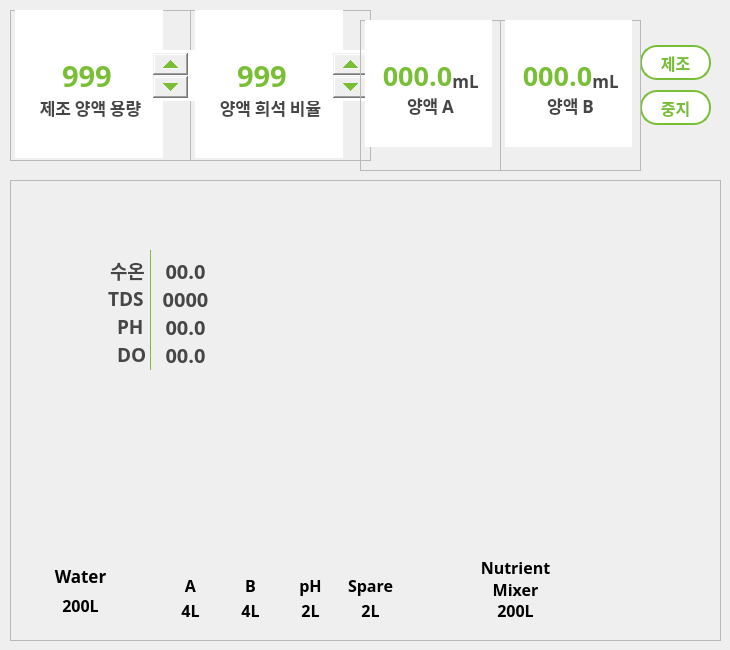
    <widget class="QWidget" name="page_9">
     <widget class="QPushButton" name="stop">
      <property name="geometry">
       <rect>
        <x>640</x>
        <y>90</y>
        <width>71</width>
        <height>35</height>
       </rect>
      </property>
      <property name="font">
       <font>
        <family>나눔고딕</family>
        <pointsize>12</pointsize>
        <weight>75</weight>
        <bold>true</bold>
       </font>
      </property>
      <property name="styleSheet">
       <string notr="true">QPushButton{border-radius : 17px;
border : 2px solid rgb(121,191,53);
color:rgb(121,191,53);
background-color:white;}
QPushButton:pressed{
border-radius : 17px;
border : 2px solid rgb(130,255,75);
border:transparent;
background-color:qlineargradient(spread:pad, x1:0.15, y1:0.15, x2:1, y2:1, stop:0 rgba(177, 220, 61, 255), stop:1 rgba(41, 191, 61, 247));
color:white;
}
</string>
      </property>
      <property name="text">
       <string>중지</string>
      </property>
      <property name="checkable">
       <bool>true</bool>
      </property>
     </widget>
     <widget class="QFrame" name="frame_3">
      <property name="geometry">
       <rect>
        <x>10</x>
        <y>180</y>
        <width>711</width>
        <height>461</height>
       </rect>
      </property>
      <property name="styleSheet">
       <string notr="true">background:url(:/img/resources/water.png)</string>
      </property>
      <property name="frameShape">
       <enum>QFrame::StyledPanel</enum>
      </property>
      <property name="frameShadow">
       <enum>QFrame::Raised</enum>
      </property>
      <widget class="QLabel" name="label_7">
       <property name="geometry">
        <rect>
         <x>60</x>
         <y>40</y>
         <width>200</width>
         <height>180</height>
        </rect>
       </property>
       <property name="styleSheet">
        <string notr="true">background:url(:/img/resources/balloon.png)</string>
       </property>
       <property name="text">
        <string/>
       </property>
      </widget>
      <widget class="QLabel" name="label_58">
       <property name="geometry">
        <rect>
         <x>100</x>
         <y>80</y>
         <width>41</width>
         <height>21</height>
        </rect>
       </property>
       <property name="font">
        <font>
         <family>나눔스퀘어 Bold</family>
         <pointsize>14</pointsize>
         <weight>75</weight>
         <bold>true</bold>
        </font>
       </property>
       <property name="styleSheet">
        <string notr="true">background:transparent;
color:rgb(70,70,70)</string>
       </property>
       <property name="text">
        <string>수온</string>
       </property>
       <property name="alignment">
        <set>Qt::AlignLeading|Qt::AlignLeft|Qt::AlignVCenter</set>
       </property>
      </widget>
      <widget class="QLabel" name="label_59">
       <property name="geometry">
        <rect>
         <x>98</x>
         <y>108</y>
         <width>41</width>
         <height>21</height>
        </rect>
       </property>
       <property name="font">
        <font>
         <family>나눔스퀘어 Bold</family>
         <pointsize>14</pointsize>
         <weight>75</weight>
         <bold>true</bold>
        </font>
       </property>
       <property name="styleSheet">
        <string notr="true">background:transparent;
color:rgb(70,70,70)</string>
       </property>
       <property name="text">
        <string>TDS</string>
       </property>
       <property name="alignment">
        <set>Qt::AlignLeading|Qt::AlignLeft|Qt::AlignVCenter</set>
       </property>
      </widget>
      <widget class="QLabel" name="label_60">
       <property name="geometry">
        <rect>
         <x>107</x>
         <y>136</y>
         <width>31</width>
         <height>21</height>
        </rect>
       </property>
       <property name="font">
        <font>
         <family>나눔스퀘어 Bold</family>
         <pointsize>14</pointsize>
         <weight>75</weight>
         <bold>true</bold>
        </font>
       </property>
       <property name="styleSheet">
        <string notr="true">background:transparent;
color:rgb(70,70,70)</string>
       </property>
       <property name="text">
        <string>PH</string>
       </property>
       <property name="alignment">
        <set>Qt::AlignLeading|Qt::AlignLeft|Qt::AlignVCenter</set>
       </property>
      </widget>
      <widget class="QLabel" name="label_61">
       <property name="geometry">
        <rect>
         <x>107</x>
         <y>164</y>
         <width>31</width>
         <height>21</height>
        </rect>
       </property>
       <property name="font">
        <font>
         <family>나눔스퀘어 Bold</family>
         <pointsize>14</pointsize>
         <weight>75</weight>
         <bold>true</bold>
        </font>
       </property>
       <property name="styleSheet">
        <string notr="true">background:transparent;
color:rgb(70,70,70)</string>
       </property>
       <property name="text">
        <string>DO</string>
       </property>
       <property name="alignment">
        <set>Qt::AlignLeading|Qt::AlignLeft|Qt::AlignVCenter</set>
       </property>
      </widget>
      <widget class="QLabel" name="label_8">
       <property name="geometry">
        <rect>
         <x>30</x>
         <y>380</y>
         <width>81</width>
         <height>31</height>
        </rect>
       </property>
       <property name="font">
        <font>
         <family>맑은 고딕</family>
         <pointsize>13</pointsize>
         <weight>75</weight>
         <bold>true</bold>
        </font>
       </property>
       <property name="layoutDirection">
        <enum>Qt::LeftToRight</enum>
       </property>
       <property name="text">
        <string>Water</string>
       </property>
       <property name="alignment">
        <set>Qt::AlignCenter</set>
       </property>
      </widget>
      <widget class="QLabel" name="label_9">
       <property name="geometry">
        <rect>
         <x>165</x>
         <y>390</y>
         <width>31</width>
         <height>31</height>
        </rect>
       </property>
       <property name="font">
        <font>
         <family>맑은 고딕</family>
         <pointsize>12</pointsize>
         <weight>75</weight>
         <bold>true</bold>
        </font>
       </property>
       <property name="layoutDirection">
        <enum>Qt::LeftToRight</enum>
       </property>
       <property name="text">
        <string>A</string>
       </property>
       <property name="alignment">
        <set>Qt::AlignCenter</set>
       </property>
      </widget>
      <widget class="QLabel" name="label_10">
       <property name="geometry">
        <rect>
         <x>225</x>
         <y>390</y>
         <width>31</width>
         <height>31</height>
        </rect>
       </property>
       <property name="font">
        <font>
         <family>맑은 고딕</family>
         <pointsize>12</pointsize>
         <weight>75</weight>
         <bold>true</bold>
        </font>
       </property>
       <property name="layoutDirection">
        <enum>Qt::LeftToRight</enum>
       </property>
       <property name="text">
        <string>B</string>
       </property>
       <property name="alignment">
        <set>Qt::AlignCenter</set>
       </property>
      </widget>
      <widget class="QLabel" name="label_11">
       <property name="geometry">
        <rect>
         <x>285</x>
         <y>390</y>
         <width>31</width>
         <height>31</height>
        </rect>
       </property>
       <property name="font">
        <font>
         <family>맑은 고딕</family>
         <pointsize>12</pointsize>
         <weight>75</weight>
         <bold>true</bold>
        </font>
       </property>
       <property name="layoutDirection">
        <enum>Qt::LeftToRight</enum>
       </property>
       <property name="text">
        <string>pH</string>
       </property>
       <property name="alignment">
        <set>Qt::AlignCenter</set>
       </property>
      </widget>
      <widget class="QLabel" name="label_12">
       <property name="geometry">
        <rect>
         <x>335</x>
         <y>390</y>
         <width>51</width>
         <height>31</height>
        </rect>
       </property>
       <property name="font">
        <font>
         <family>맑은 고딕</family>
         <pointsize>12</pointsize>
         <weight>75</weight>
         <bold>true</bold>
        </font>
       </property>
       <property name="layoutDirection">
        <enum>Qt::LeftToRight</enum>
       </property>
       <property name="text">
        <string>Spare</string>
       </property>
       <property name="alignment">
        <set>Qt::AlignCenter</set>
       </property>
      </widget>
      <widget class="QLabel" name="label_13">
       <property name="geometry">
        <rect>
         <x>445</x>
         <y>378</y>
         <width>121</width>
         <height>41</height>
        </rect>
       </property>
       <property name="font">
        <font>
         <family>맑은 고딕</family>
         <pointsize>12</pointsize>
         <weight>75</weight>
         <bold>true</bold>
        </font>
       </property>
       <property name="layoutDirection">
        <enum>Qt::LeftToRight</enum>
       </property>
       <property name="text">
        <string>Nutrient
Mixer</string>
       </property>
       <property name="alignment">
        <set>Qt::AlignCenter</set>
       </property>
      </widget>
      <widget class="QLabel" name="nut_temp">
       <property name="geometry">
        <rect>
         <x>140</x>
         <y>80</y>
         <width>71</width>
         <height>21</height>
        </rect>
       </property>
       <property name="font">
        <font>
         <family>나눔스퀘어 Bold</family>
         <pointsize>15</pointsize>
         <weight>75</weight>
         <bold>true</bold>
        </font>
       </property>
       <property name="styleSheet">
        <string notr="true">background:transparent;
color:rgb(70,70,70)</string>
       </property>
       <property name="text">
        <string>00.0</string>
       </property>
       <property name="alignment">
        <set>Qt::AlignCenter</set>
       </property>
      </widget>
      <widget class="QLabel" name="nut_tds">
       <property name="geometry">
        <rect>
         <x>140</x>
         <y>108</y>
         <width>71</width>
         <height>21</height>
        </rect>
       </property>
       <property name="font">
        <font>
         <family>나눔스퀘어 Bold</family>
         <pointsize>15</pointsize>
         <weight>75</weight>
         <bold>true</bold>
        </font>
       </property>
       <property name="styleSheet">
        <string notr="true">background:transparent;
color:rgb(70,70,70)</string>
       </property>
       <property name="text">
        <string>0000</string>
       </property>
       <property name="alignment">
        <set>Qt::AlignCenter</set>
       </property>
      </widget>
      <widget class="QLabel" name="nut_ph">
       <property name="geometry">
        <rect>
         <x>140</x>
         <y>136</y>
         <width>71</width>
         <height>21</height>
        </rect>
       </property>
       <property name="font">
        <font>
         <family>나눔스퀘어 Bold</family>
         <pointsize>15</pointsize>
         <weight>75</weight>
         <bold>true</bold>
        </font>
       </property>
       <property name="styleSheet">
        <string notr="true">background:transparent;
color:rgb(70,70,70)</string>
       </property>
       <property name="text">
        <string>00.0</string>
       </property>
       <property name="alignment">
        <set>Qt::AlignCenter</set>
       </property>
      </widget>
      <widget class="QLabel" name="nut_do">
       <property name="geometry">
        <rect>
         <x>140</x>
         <y>164</y>
         <width>71</width>
         <height>21</height>
        </rect>
       </property>
       <property name="font">
        <font>
         <family>나눔스퀘어 Bold</family>
         <pointsize>15</pointsize>
         <weight>75</weight>
         <bold>true</bold>
        </font>
       </property>
       <property name="styleSheet">
        <string notr="true">background:transparent;
color:rgb(70,70,70)</string>
       </property>
       <property name="text">
        <string>00.0</string>
       </property>
       <property name="alignment">
        <set>Qt::AlignCenter</set>
       </property>
      </widget>
      <widget class="Line" name="line_6">
       <property name="geometry">
        <rect>
         <x>140</x>
         <y>70</y>
         <width>1</width>
         <height>120</height>
        </rect>
       </property>
       <property name="styleSheet">
        <string notr="true">background-color:white;
border : 2px solid rgb(121,191,53)</string>
       </property>
       <property name="orientation">
        <enum>Qt::Vertical</enum>
       </property>
      </widget>
      <widget class="QLabel" name="label_14">
       <property name="geometry">
        <rect>
         <x>30</x>
         <y>410</y>
         <width>81</width>
         <height>31</height>
        </rect>
       </property>
       <property name="font">
        <font>
         <family>맑은 고딕</family>
         <pointsize>12</pointsize>
         <weight>75</weight>
         <bold>true</bold>
        </font>
       </property>
       <property name="layoutDirection">
        <enum>Qt::LeftToRight</enum>
       </property>
       <property name="text">
        <string>200L</string>
       </property>
       <property name="alignment">
        <set>Qt::AlignCenter</set>
       </property>
      </widget>
      <widget class="QLabel" name="label_15">
       <property name="geometry">
        <rect>
         <x>165</x>
         <y>420</y>
         <width>31</width>
         <height>21</height>
        </rect>
       </property>
       <property name="font">
        <font>
         <family>맑은 고딕</family>
         <pointsize>12</pointsize>
         <weight>75</weight>
         <bold>true</bold>
        </font>
       </property>
       <property name="layoutDirection">
        <enum>Qt::LeftToRight</enum>
       </property>
       <property name="text">
        <string>4L</string>
       </property>
       <property name="alignment">
        <set>Qt::AlignCenter</set>
       </property>
      </widget>
      <widget class="QLabel" name="label_16">
       <property name="geometry">
        <rect>
         <x>225</x>
         <y>420</y>
         <width>31</width>
         <height>21</height>
        </rect>
       </property>
       <property name="font">
        <font>
         <family>맑은 고딕</family>
         <pointsize>12</pointsize>
         <weight>75</weight>
         <bold>true</bold>
        </font>
       </property>
       <property name="layoutDirection">
        <enum>Qt::LeftToRight</enum>
       </property>
       <property name="text">
        <string>4L</string>
       </property>
       <property name="alignment">
        <set>Qt::AlignCenter</set>
       </property>
      </widget>
      <widget class="QLabel" name="label_17">
       <property name="geometry">
        <rect>
         <x>285</x>
         <y>420</y>
         <width>31</width>
         <height>21</height>
        </rect>
       </property>
       <property name="font">
        <font>
         <family>맑은 고딕</family>
         <pointsize>12</pointsize>
         <weight>75</weight>
         <bold>true</bold>
        </font>
       </property>
       <property name="layoutDirection">
        <enum>Qt::LeftToRight</enum>
       </property>
       <property name="text">
        <string>2L</string>
       </property>
       <property name="alignment">
        <set>Qt::AlignCenter</set>
       </property>
      </widget>
      <widget class="QLabel" name="label_18">
       <property name="geometry">
        <rect>
         <x>345</x>
         <y>420</y>
         <width>31</width>
         <height>21</height>
        </rect>
       </property>
       <property name="font">
        <font>
         <family>맑은 고딕</family>
         <pointsize>12</pointsize>
         <weight>75</weight>
         <bold>true</bold>
        </font>
       </property>
       <property name="layoutDirection">
        <enum>Qt::LeftToRight</enum>
       </property>
       <property name="text">
        <string>2L</string>
       </property>
       <property name="alignment">
        <set>Qt::AlignCenter</set>
       </property>
      </widget>
      <widget class="QLabel" name="label_21">
       <property name="geometry">
        <rect>
         <x>485</x>
         <y>420</y>
         <width>41</width>
         <height>21</height>
        </rect>
       </property>
       <property name="font">
        <font>
         <family>맑은 고딕</family>
         <pointsize>12</pointsize>
         <weight>75</weight>
         <bold>true</bold>
        </font>
       </property>
       <property name="layoutDirection">
        <enum>Qt::LeftToRight</enum>
       </property>
       <property name="text">
        <string>200L</string>
       </property>
       <property name="alignment">
        <set>Qt::AlignCenter</set>
       </property>
      </widget>
     </widget>
     <widget class="QPushButton" name="make">
      <property name="geometry">
       <rect>
        <x>640</x>
        <y>45</y>
        <width>71</width>
        <height>35</height>
       </rect>
      </property>
      <property name="font">
       <font>
        <family>나눔고딕</family>
        <pointsize>12</pointsize>
        <weight>75</weight>
        <bold>true</bold>
       </font>
      </property>
      <property name="styleSheet">
       <string notr="true">QPushButton{border-radius : 17px;
border : 2px solid rgb(121,191,53);
color:rgb(121,191,53);
background-color:white;}
QPushButton:pressed{
border-radius : 17px;
border : 2px solid rgb(130,255,75);
border:transparent;
background-color:qlineargradient(spread:pad, x1:0.15, y1:0.15, x2:1, y2:1, stop:0 rgba(177, 220, 61, 255), stop:1 rgba(41, 191, 61, 247));
color:white;
}
</string>
      </property>
      <property name="text">
       <string>제조</string>
      </property>
      <property name="checkable">
       <bool>true</bool>
      </property>
     </widget>
     <widget class="QFrame" name="frame_20">
      <property name="geometry">
       <rect>
        <x>10</x>
        <y>10</y>
        <width>181</width>
        <height>151</height>
       </rect>
      </property>
      <property name="frameShape">
       <enum>QFrame::StyledPanel</enum>
      </property>
      <property name="frameShadow">
       <enum>QFrame::Raised</enum>
      </property>
      <widget class="QGraphicsView" name="graphicsView_19">
       <property name="geometry">
        <rect>
         <x>5</x>
         <y>0</y>
         <width>148</width>
         <height>148</height>
        </rect>
       </property>
       <property name="styleSheet">
        <string notr="true">background:url(:/img/resources/green_o_big.png);
border:transparent</string>
       </property>
      </widget>
      <widget class="QLabel" name="label_56">
       <property name="geometry">
        <rect>
         <x>20</x>
         <y>87</y>
         <width>121</width>
         <height>21</height>
        </rect>
       </property>
       <property name="font">
        <font>
         <family>나눔스퀘어 Bold</family>
         <pointsize>13</pointsize>
         <weight>75</weight>
         <bold>true</bold>
        </font>
       </property>
       <property name="styleSheet">
        <string notr="true">background:transparent;
color:rgb(70,70,70)</string>
       </property>
       <property name="text">
        <string>제조 양액 용량</string>
       </property>
       <property name="alignment">
        <set>Qt::AlignCenter</set>
       </property>
      </widget>
      <widget class="QSpinBox" name="nut_vol">
       <property name="geometry">
        <rect>
         <x>10</x>
         <y>40</y>
         <width>171</width>
         <height>51</height>
        </rect>
       </property>
       <property name="font">
        <font>
         <family>나눔스퀘어 Bold</family>
         <pointsize>22</pointsize>
         <weight>75</weight>
         <bold>true</bold>
        </font>
       </property>
       <property name="styleSheet">
        <string notr="true">QSpinBox{
color:rgb(121,191,53);
selection-color : rgb(121,191,53);
selection-background-color : white;
}
QSpinBox::down-button {
color:rgb(121,191,53);
width: 35px;

}
QSpinBox::up-button {
color:rgb(121,191,53);
width: 35px;

}</string>
       </property>
       <property name="alignment">
        <set>Qt::AlignCenter</set>
       </property>
       <property name="maximum">
        <number>999</number>
       </property>
       <property name="value">
        <number>999</number>
       </property>
      </widget>
      <widget class="QLabel" name="label_62">
       <property name="geometry">
        <rect>
         <x>85</x>
         <y>50</y>
         <width>61</width>
         <height>41</height>
        </rect>
       </property>
       <property name="font">
        <font>
         <family>나눔스퀘어 Bold</family>
         <pointsize>14</pointsize>
         <weight>75</weight>
         <bold>true</bold>
        </font>
       </property>
       <property name="styleSheet">
        <string notr="true">background:transparent;
color:rgb(70,70,70)</string>
       </property>
       <property name="text">
        <string>L</string>
       </property>
       <property name="alignment">
        <set>Qt::AlignCenter</set>
       </property>
      </widget>
      <zorder>graphicsView_19</zorder>
      <zorder>label_56</zorder>
      <zorder>label_62</zorder>
      <zorder>nut_vol</zorder>
     </widget>
     <widget class="QFrame" name="frame_21">
      <property name="geometry">
       <rect>
        <x>190</x>
        <y>10</y>
        <width>181</width>
        <height>151</height>
       </rect>
      </property>
      <property name="frameShape">
       <enum>QFrame::StyledPanel</enum>
      </property>
      <property name="frameShadow">
       <enum>QFrame::Raised</enum>
      </property>
      <widget class="QGraphicsView" name="graphicsView_20">
       <property name="geometry">
        <rect>
         <x>5</x>
         <y>0</y>
         <width>148</width>
         <height>148</height>
        </rect>
       </property>
       <property name="styleSheet">
        <string notr="true">background:url(:/img/resources/green_o_big.png);
border:transparent</string>
       </property>
      </widget>
      <widget class="QLabel" name="label_57">
       <property name="geometry">
        <rect>
         <x>20</x>
         <y>87</y>
         <width>121</width>
         <height>21</height>
        </rect>
       </property>
       <property name="font">
        <font>
         <family>나눔스퀘어 Bold</family>
         <pointsize>13</pointsize>
         <weight>75</weight>
         <bold>true</bold>
        </font>
       </property>
       <property name="styleSheet">
        <string notr="true">background:transparent;
color:rgb(70,70,70)</string>
       </property>
       <property name="text">
        <string>양액 희석 비율</string>
       </property>
       <property name="alignment">
        <set>Qt::AlignCenter</set>
       </property>
      </widget>
      <widget class="QSpinBox" name="nut_ratio">
       <property name="geometry">
        <rect>
         <x>0</x>
         <y>40</y>
         <width>181</width>
         <height>51</height>
        </rect>
       </property>
       <property name="font">
        <font>
         <family>나눔스퀘어 Bold</family>
         <pointsize>22</pointsize>
         <weight>75</weight>
         <bold>true</bold>
        </font>
       </property>
       <property name="styleSheet">
        <string notr="true">QSpinBox{
color:rgb(121,191,53);
selection-color : rgb(121,191,53);
selection-background-color : white;
}
QSpinBox::down-button {
color:rgb(121,191,53);
width: 35px;

}
QSpinBox::up-button {
color:rgb(121,191,53);
width: 35px;

}</string>
       </property>
       <property name="alignment">
        <set>Qt::AlignCenter</set>
       </property>
       <property name="maximum">
        <number>999</number>
       </property>
       <property name="value">
        <number>999</number>
       </property>
      </widget>
      <widget class="QLabel" name="label_63">
       <property name="geometry">
        <rect>
         <x>86</x>
         <y>50</y>
         <width>61</width>
         <height>41</height>
        </rect>
       </property>
       <property name="font">
        <font>
         <family>나눔스퀘어 Bold</family>
         <pointsize>13</pointsize>
         <weight>75</weight>
         <bold>true</bold>
        </font>
       </property>
       <property name="styleSheet">
        <string notr="true">background:transparent;
color:rgb(70,70,70)</string>
       </property>
       <property name="text">
        <string>배</string>
       </property>
       <property name="alignment">
        <set>Qt::AlignCenter</set>
       </property>
      </widget>
      <zorder>graphicsView_20</zorder>
      <zorder>label_57</zorder>
      <zorder>label_63</zorder>
      <zorder>nut_ratio</zorder>
     </widget>
     <widget class="QFrame" name="frame_12">
      <property name="geometry">
       <rect>
        <x>500</x>
        <y>20</y>
        <width>141</width>
        <height>151</height>
       </rect>
      </property>
      <property name="frameShape">
       <enum>QFrame::StyledPanel</enum>
      </property>
      <property name="frameShadow">
       <enum>QFrame::Raised</enum>
      </property>
      <widget class="QGraphicsView" name="graphicsView_17">
       <property name="geometry">
        <rect>
         <x>5</x>
         <y>0</y>
         <width>127</width>
         <height>127</height>
        </rect>
       </property>
       <property name="styleSheet">
        <string notr="true">background:url(:/img/resources/green_o.png);
border:transparent</string>
       </property>
      </widget>
      <widget class="QLabel" name="label_50">
       <property name="geometry">
        <rect>
         <x>40</x>
         <y>75</y>
         <width>61</width>
         <height>21</height>
        </rect>
       </property>
       <property name="font">
        <font>
         <family>나눔스퀘어 Bold</family>
         <pointsize>13</pointsize>
         <weight>75</weight>
         <bold>true</bold>
        </font>
       </property>
       <property name="styleSheet">
        <string notr="true">background:transparent;
color:rgb(70,70,70)</string>
       </property>
       <property name="text">
        <string>양액 B</string>
       </property>
       <property name="alignment">
        <set>Qt::AlignCenter</set>
       </property>
      </widget>
      <widget class="QLabel" name="nutB">
       <property name="geometry">
        <rect>
         <x>17</x>
         <y>40</y>
         <width>81</width>
         <height>31</height>
        </rect>
       </property>
       <property name="font">
        <font>
         <family>나눔스퀘어 Bold</family>
         <pointsize>20</pointsize>
         <weight>75</weight>
         <bold>true</bold>
        </font>
       </property>
       <property name="styleSheet">
        <string notr="true">background:transparent;
color : rgb(121,191,53);
background:transparent</string>
       </property>
       <property name="text">
        <string>000.0</string>
       </property>
       <property name="alignment">
        <set>Qt::AlignCenter</set>
       </property>
      </widget>
      <widget class="QLabel" name="label_65">
       <property name="geometry">
        <rect>
         <x>80</x>
         <y>40</y>
         <width>51</width>
         <height>41</height>
        </rect>
       </property>
       <property name="font">
        <font>
         <family>나눔스퀘어 Bold</family>
         <pointsize>13</pointsize>
         <weight>75</weight>
         <bold>true</bold>
        </font>
       </property>
       <property name="styleSheet">
        <string notr="true">background:transparent;
color:rgb(70,70,70)</string>
       </property>
       <property name="text">
        <string>mL</string>
       </property>
       <property name="alignment">
        <set>Qt::AlignCenter</set>
       </property>
      </widget>
     </widget>
     <widget class="QFrame" name="frame_13">
      <property name="geometry">
       <rect>
        <x>360</x>
        <y>20</y>
        <width>141</width>
        <height>151</height>
       </rect>
      </property>
      <property name="frameShape">
       <enum>QFrame::StyledPanel</enum>
      </property>
      <property name="frameShadow">
       <enum>QFrame::Raised</enum>
      </property>
      <widget class="QGraphicsView" name="graphicsView_18">
       <property name="geometry">
        <rect>
         <x>5</x>
         <y>0</y>
         <width>127</width>
         <height>127</height>
        </rect>
       </property>
       <property name="styleSheet">
        <string notr="true">background:url(:/img/resources/green_o.png);
border:transparent</string>
       </property>
      </widget>
      <widget class="QLabel" name="label_51">
       <property name="geometry">
        <rect>
         <x>40</x>
         <y>75</y>
         <width>61</width>
         <height>21</height>
        </rect>
       </property>
       <property name="font">
        <font>
         <family>나눔스퀘어 Bold</family>
         <pointsize>13</pointsize>
         <weight>75</weight>
         <bold>true</bold>
        </font>
       </property>
       <property name="styleSheet">
        <string notr="true">background:transparent;
color:rgb(70,70,70)</string>
       </property>
       <property name="text">
        <string>양액 A</string>
       </property>
       <property name="alignment">
        <set>Qt::AlignCenter</set>
       </property>
      </widget>
      <widget class="QLabel" name="nutA">
       <property name="geometry">
        <rect>
         <x>17</x>
         <y>40</y>
         <width>81</width>
         <height>31</height>
        </rect>
       </property>
       <property name="font">
        <font>
         <family>나눔스퀘어 Bold</family>
         <pointsize>20</pointsize>
         <weight>75</weight>
         <bold>true</bold>
        </font>
       </property>
       <property name="styleSheet">
        <string notr="true">background:transparent;
color : rgb(121,191,53);
background:transparent</string>
       </property>
       <property name="text">
        <string>000.0</string>
       </property>
       <property name="alignment">
        <set>Qt::AlignCenter</set>
       </property>
      </widget>
      <widget class="QLabel" name="label_64">
       <property name="geometry">
        <rect>
         <x>80</x>
         <y>40</y>
         <width>51</width>
         <height>41</height>
        </rect>
       </property>
       <property name="font">
        <font>
         <family>나눔스퀘어 Bold</family>
         <pointsize>13</pointsize>
         <weight>75</weight>
         <bold>true</bold>
        </font>
       </property>
       <property name="styleSheet">
        <string notr="true">background:transparent;
color:rgb(70,70,70)</string>
       </property>
       <property name="text">
        <string>mL</string>
       </property>
       <property name="alignment">
        <set>Qt::AlignCenter</set>
       </property>
      </widget>
     </widget>
    </widget>
